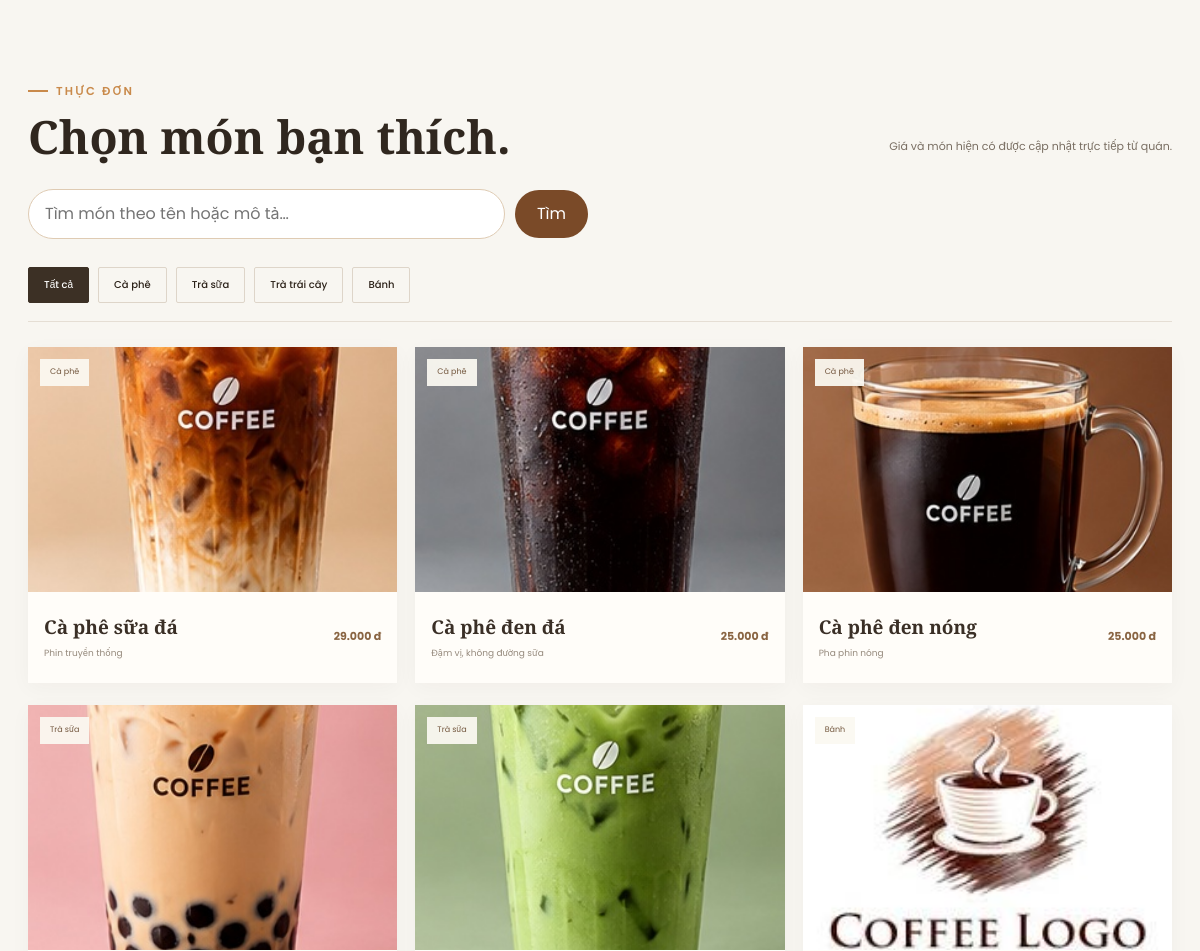
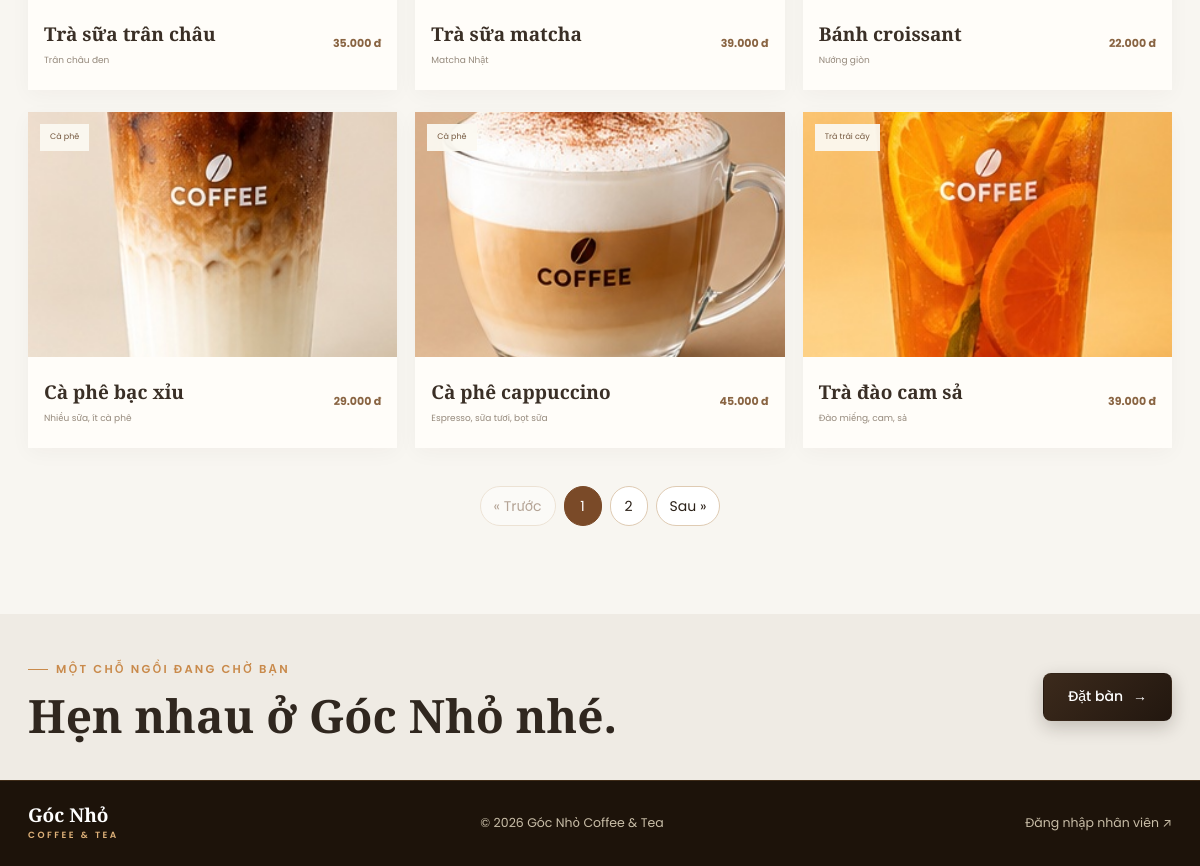
Page /index.php?page=public-menu (lower part) on the earlier database version (2 pictures, top to bottom).
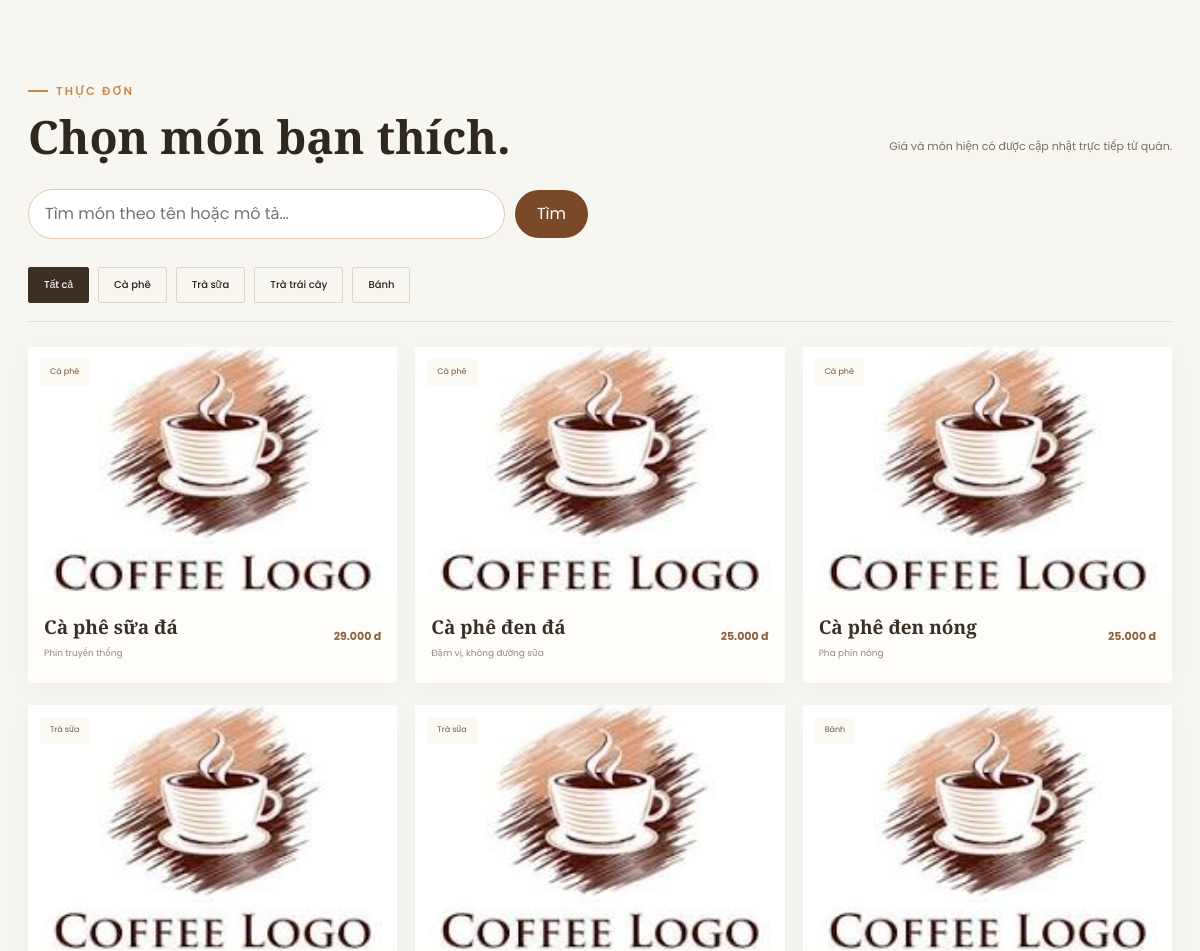
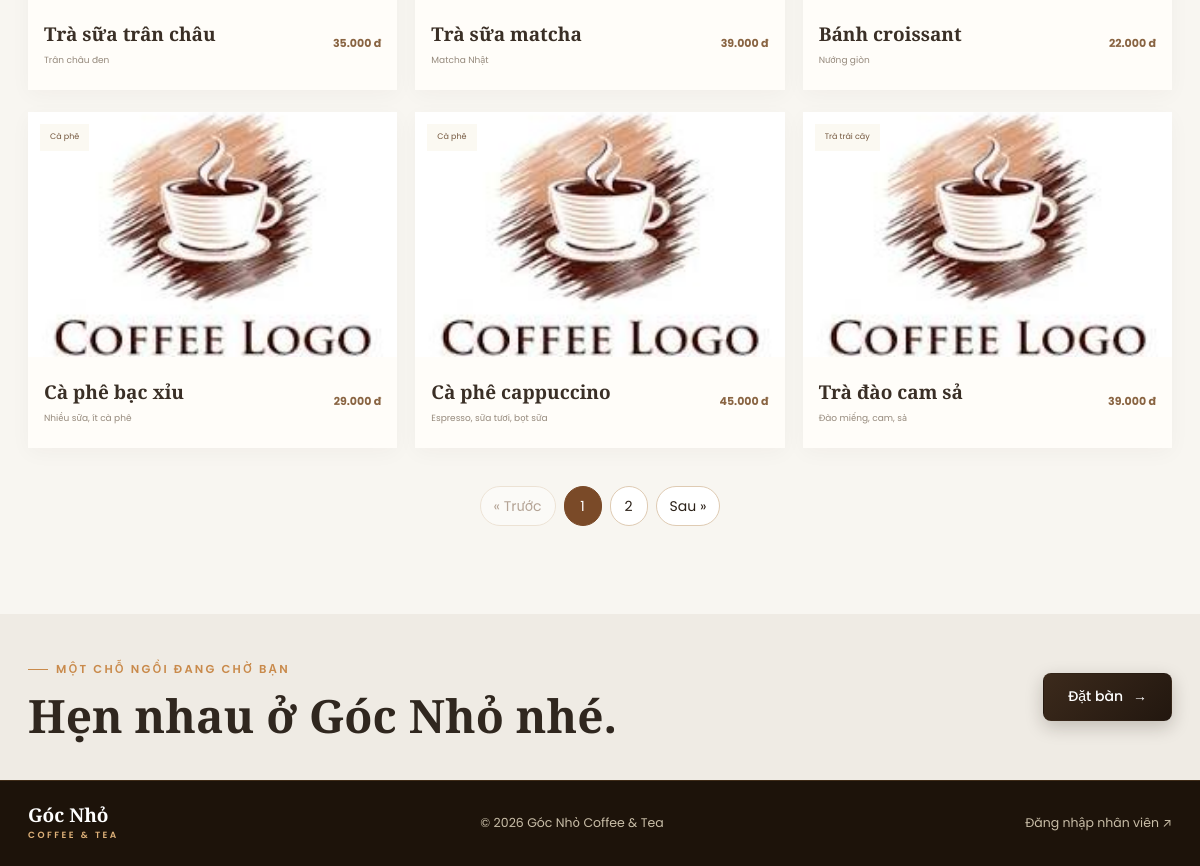
Same page on the later database version (2 pictures, top to bottom).
### tables this page shows
CREATE TABLE IF NOT EXISTS menu_items (
  item_id INT UNSIGNED AUTO_INCREMENT PRIMARY KEY,
  category_id INT UNSIGNED NOT NULL,
  item_name VARCHAR(150) NOT NULL,
  description VARCHAR(255) NULL,
  price INT UNSIGNED NOT NULL,
  image MEDIUMTEXT NULL,
  is_hidden TINYINT(1) NOT NULL DEFAULT 0,
  is_sold_out TINYINT(1) NOT NULL DEFAULT 0,
  stock INT UNSIGNED NOT NULL DEFAULT 0,
  min_stock INT UNSIGNED NOT NULL DEFAULT 10,
  UNIQUE KEY uq_cat_name (category_id, item_name),
  FOREIGN KEY (category_id) REFERENCES categories(category_id)
);

CREATE TABLE IF NOT EXISTS categories (
  category_id INT UNSIGNED AUTO_INCREMENT PRIMARY KEY,
  category_name VARCHAR(100) NOT NULL UNIQUE,
  has_options TINYINT(1) NOT NULL DEFAULT 1
);

### index.php (called while the page is built, shortened)
<?php
require_once __DIR__ . '/functions.php';
$routes = array(
    'home' => 'home/index.php',
    'public-menu' => 'public-menu/index.php',
    'menu-detail' => 'menu-detail/index.php',
    'tables' => 'tables/index.php',
    'schedule' => 'schedule/index.php',
    'ops' => 'ops/index.php',
    'orders' => 'orders/index.php',
    'cashshift' => 'cashshift/index.php',
    'kitchen' => 'kitchen/index.php',
    'notify' => 'notify/index.php',
    'handover' => 'handover/index.php',
);
$page = $_GET['page'] ?? null;
$file = (is_string($page) && isset($routes[$page])) ? __DIR__ . '/pages/' . $routes[$page] : '';
$action = dirname($file) . '/action.php';
if (is_file($action)) {
    require $action;
}
require __DIR__ . '/layouts/public/header.php';
require $file;
require __DIR__ . '/layouts/public/footer.php';

### pages/public-menu/action.php (called while the page is built, shortened)
<?php
require_once __DIR__ . '/../../functions.php';
$title = 'Thực đơn | ' . brand_full();
$pmPerPage = 9;
$pmSearch = mb_substr(trim((string) ($_GET['q'] ?? '')), 0, 100, 'UTF-8');
$pmCategoryId = 0;
try {
    $pmTotal = public_menu_count($pmCategoryId, $pmSearch);
    $pmPager = paginate($pmTotal, (int) ($_GET['p'] ?? 1), $pmPerPage);
    $pmItems = public_menu_items($pmCategoryId, $pmSearch, $pmPerPage, $pmPager['offset']);
} catch (Throwable $e) {
    $pmError = 'Chưa tải được thực đơn. Vui lòng thử tải lại trang.';
}

### functions.php (called while the page is built, shortened)
<?php
function paginate($total, $page, $perPage)
{
    $perPage = max(1, (int) $perPage);
    $pages = max(1, (int) ceil(((int) $total) / $perPage));
    $page = min(max(1, (int) $page), $pages);
    return array('page' => $page, 'pages' => $pages, 'offset' => ($page - 1) * $perPage, 'perPage' => $perPage, 'total' => (int) $total);
}
function public_menu_where($categoryId = 0, $search = '')
{
    $where = ' WHERE m.is_hidden = 0';
    $params = array();
    return array($where, $params);
}
function public_menu_items($categoryId = 0, $search = '', $limit = 0, $offset = 0)
{
    list($where, $params) = public_menu_where($categoryId, $search);
    $sql = "SELECT m.item_id, m.category_id, m.item_name, m.price, m.image, m.description, c.category_name
            FROM menu_items m
            JOIN categories c ON c.category_id = m.category_id" . $where . " ORDER BY m.item_id ASC";
    if ((int) $limit > 0) {
        $sql .= ' LIMIT ? OFFSET ?';
        $params[] = (int) $limit;
        $params[] = max(0, (int) $offset);
    }
    return db()->fetchAll($sql, $params);
}
function public_menu_count($categoryId = 0, $search = '')
{
    list($where, $params) = public_menu_where($categoryId, $search);
    $row = db()->fetchOne("SELECT COUNT(*) AS n FROM menu_items m" . $where, $params);
    return (int) ($row['n'] ?? 0);
}

### config/database.php (called while the page is built, shortened)
<?php
$env = function ($key, $default) {
    $value = getenv($key);
    return $value === false ? $default : $value;
};
$appEnvironment = strtolower((string) $env('APP_ENV', 'local'));
$dbUser = $env('DB_USER', 'root');
$dbPassword = $env('DB_PASSWORD', '');
return array(
    'host'     => $env('DB_HOST', '127.0.0.1'),
    'port'     => (int) $env('DB_PORT', '3306'),
    'database' => $env('DB_NAME', 'coffee_shop'),
    'username' => $dbUser,
    'password' => $dbPassword,
    'charset'  => 'utf8mb4',
);

### helpers/database.php (called while the page is built)
<?php
function db()
{
    static $database = null;
    if ($database === null) {
        $config = require __DIR__ . '/../config/database.php';
        $database = new Database($config);
    }
    return $database;
}

### classes/Database.php (called while the page is built, shortened)
<?php
class Database
{
    private $connection;
    public function __construct($config)
    {
        $this->connection = new mysqli(
            $config['host'], $config['username'], $config['password'],
            $config['database'], $config['port']
        );
        $this->connection->set_charset($config['charset']);
        $this->connection->query("SET time_zone = '" . date('P') . "'");
    }
    public function run($sql, $params = array())
    {
        $stmt = $this->connection->prepare($sql);
        if ($params) {
            $types = '';
            foreach ($params as $p) { $types .= is_int($p) ? 'i' : 's'; }
            $stmt->bind_param($types, ...$params);
        }
        $stmt->execute();
        return $stmt;
    }
    public function fetchAll($sql, $params = array())
    {
        return $this->run($sql, $params)->get_result()->fetch_all(MYSQLI_ASSOC);
    }
    public function fetchOne($sql, $params = array())
    {
        $row = $this->run($sql, $params)->get_result()->fetch_assoc();
        return $row ?: null;
    }
}

### helpers/common.php (called while the page is built, shortened)
<?php
function e($value)
{
    return htmlspecialchars((string) $value, ENT_QUOTES, 'UTF-8');
}
function money($value)
{
    return number_format((float) $value, 0, ',', '.') . ' đ';
}
function get_all_settings($refresh = false)
{
    static $settings = null;
    if ($settings !== null && !$refresh) {
        return $settings;
    }
    $settings = array();
    try {
        $rows = db()->fetchAll('SELECT setting_key, setting_value FROM site_settings');
        foreach ($rows as $r) {
            $settings[$r['setting_key']] = $r['setting_value'];
        }
    } catch (\Throwable $e) {
    }
    return $settings;
}
function setting($key, $default = '')
{
    $all = get_all_settings();
    return isset($all[$key]) && $all[$key] !== '' && $all[$key] !== null ? $all[$key] : $default;
}
function brand_name()
{
    return setting('brand_name', 'Góc Nhỏ');
}
function brand_subtitle()
{
    return setting('brand_subtitle', 'Coffee & Tea');
}
function brand_full()
{
    return trim(brand_name() . ' ' . brand_subtitle());
}
function menu_item_image($item)
{
    return !empty($item['image']) ? $item['image'] : 'assets/images/images.jpg';
}

### pages/public-menu/index.php (the view, shortened to what the changed rows need)
<main class="public-menu-main">
    <section class="public-menu-list" aria-label="Danh sách thực đơn">
        <div class="public-menu-heading"><div><p class="eyebrow">THỰC ĐƠN</p><h2>Chọn món bạn thích.</h2></div><p>Giá và món hiện có được cập nhật trực tiếp từ quán.</p></div>
        <div data-ajax-region="public-menu">
        <div id="publicMenuGrid" class="public-menu-grid">
            <?php foreach ($pmItems as $item): ?>
                <?php $pmDetailUrl = 'index.php?page=menu-detail&id=' . (int) $item['item_id']; ?>
                <article class="public-menu-card"><a class="public-menu-photo-link" href="<?= e($pmDetailUrl) ?>" aria-label="Xem chi tiết <?= e($item['item_name']) ?>"><div class="public-menu-photo"><img src="<?= e(menu_item_image($item)) ?>" alt="<?= e($item['item_name']) ?>" loading="lazy"><span><?= e($item['category_name']) ?></span></div></a><div class="public-menu-card-body"><div><h3><a href="<?= e($pmDetailUrl) ?>"><?= e($item['item_name']) ?></a></h3><p><?= e($item['description'] ?? '') ?></p></div><strong><?= e(money($item['price'])) ?></strong></div></article>
            <?php endforeach; ?>
        </div>
        </div>
    </section>
    <section class="menu-booking-banner"><div><h2>Hẹn nhau ở <?= e(brand_name()) ?> nhé.</h2></div></section>
</main>

Differences in the rows shown:
changed menu_items "Cà phê sữa đá": image: picture removed, a placeholder shows
changed menu_items "Cà phê đen đá": image: picture removed, a placeholder shows
changed menu_items "Cà phê đen nóng": image: picture removed, a placeholder shows
changed menu_items "Trà sữa trân châu": image: picture removed, a placeholder shows
changed menu_items "Trà sữa matcha": image: picture removed, a placeholder shows
changed menu_items "Cà phê bạc xỉu": image: picture removed, a placeholder shows
changed menu_items "Cà phê cappuccino": image: picture removed, a placeholder shows
changed menu_items "Trà đào cam sả": image: picture removed, a placeholder shows
